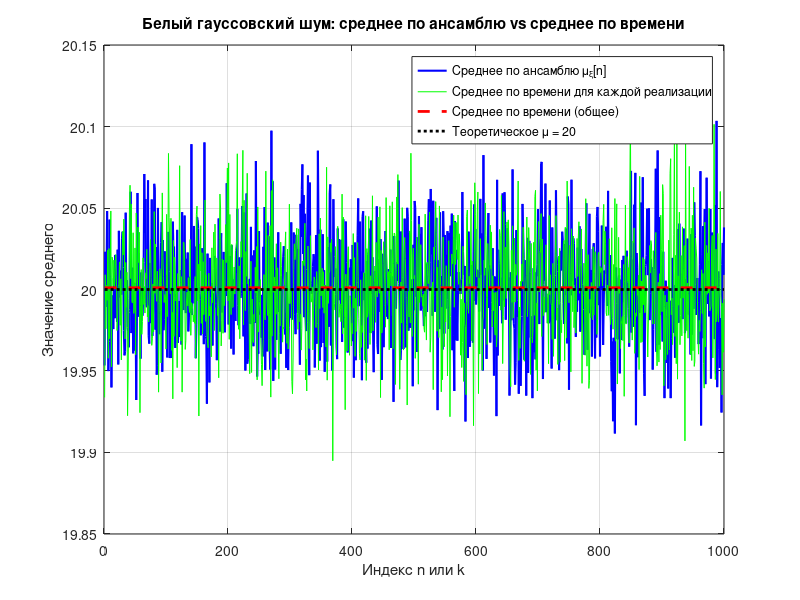
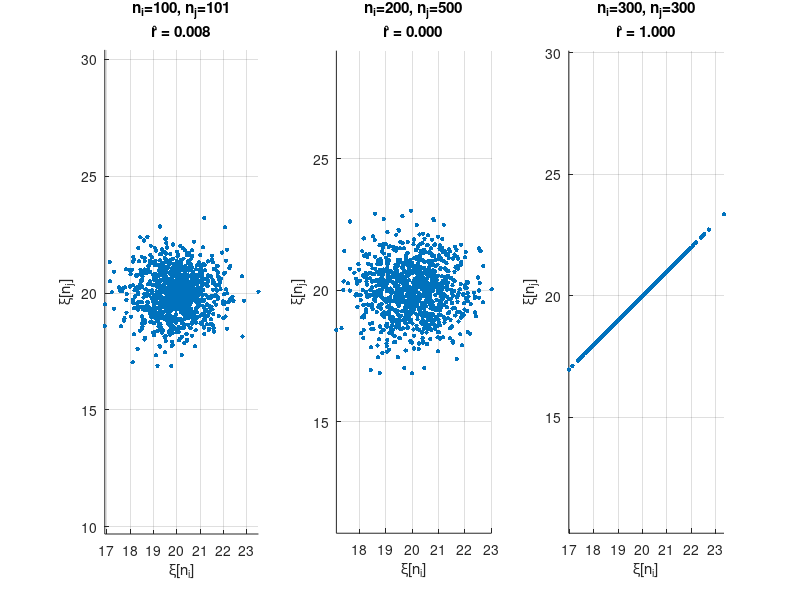

Write the MATLAB code that produced these figures, in order.
clear; clc; close all;

%% 1

% Параметры из таблицы 3.1
N = 1000;   % количество временных отсчетов
K = 1000;   % количество реализаций
mu = 20;    % математическое ожидание
sigma = 1;  % стандартное отклонение

% Генерация матрицы X: N x K, каждый элемент ~ N(mu, sigma)
X = mu + sigma * randn(N, K);

% 1. Среднее по ансамблю для каждого момента времени n
mu_ensemble = mean(X, 2);  % усреднение по второму измерению (по K)

% 2. Среднее по времени для каждой реализации k
mu_time_per_realization = mean(X, 1);  % усреднение по N
mu_time_overall = mean(mu_time_per_realization);  % среднее от средних

% 3. Построение графиков
figure('Name', 'Средние по ансамблю и по времени', 'NumberTitle', 'off');

% Среднее по ансамблю
plot(1:N, mu_ensemble, 'b-', 'LineWidth', 1.5, ...
    'DisplayName', 'Среднее по ансамблю \mu_{\xi}[n]');
hold on;

% Среднее по времени для каждой реализации
plot(1:K, mu_time_per_realization, 'g-', 'LineWidth', 0.5, ...
    'DisplayName', 'Среднее по времени для каждой реализации');

% Общее среднее
plot([1 N], [mu_time_overall mu_time_overall], 'r--', 'LineWidth', 2, ...
    'DisplayName', 'Среднее по времени (общее)');

% Теоретическое значение
plot([1 N], [mu mu], 'k:', 'LineWidth', 2, ...
    'DisplayName', 'Теоретическое \mu = 20');

xlabel('Индекс n или k');
ylabel('Значение среднего');
title('Белый гауссовский шум: среднее по ансамблю vs среднее по времени');
legend('Location', 'best');
grid on;

% 4. Вывод в командное окно
fprintf('Теоретическое среднее: %.2f\n', mu);
fprintf('Эмпирическое среднее по ансамблю (среднее по n): %.4f\n', mean(mu_ensemble));
fprintf('Эмпирическое среднее по времени (среднее по k): %.4f\n', mu_time_overall);

% 5. Вывод: эргодичность по среднему?
disp(' ');
if abs(mean(mu_ensemble) - mu_time_overall) < 0.1
    disp('ВЫВОД: Процесс выглядит эргодическим по среднему — среднее по времени близко к среднему по ансамблю.');
else
    disp('ВЫВОД: Процесс НЕ выглядит эргодическим по среднему — есть заметное расхождение.');
end

%% 2

% Выбираем три пары моментов времени (ni, nj)
pairs = [100, 101;   % соседние
         200, 500;   % далёкие
         300, 300];  % один и тот же момент

figure('Name', 'Диаграммы рассеяния для белого шума', 'NumberTitle', 'off');
for p = 1:size(pairs, 1)
    ni = pairs(p, 1);
    nj = pairs(p, 2);
    
    % Извлекаем значения по всем K реализациям
    xi_ni = X(ni, :);  % вектор длины K
    xi_nj = X(nj, :);  % вектор длины K
    
    % Рассчитываем выборочную корреляцию (коэф. Пирсона)
    r_pearson = corrcoef(xi_ni, xi_nj);
    r_pearson = r_pearson(1, 2);
    
    % Строим scatter plot
    subplot(1, 3, p);
    scatter(xi_ni, xi_nj, 10, 'filled');
    title(sprintf('n_i=%d, n_j=%d\nr̂ = %.3f', ni, nj, r_pearson));
    xlabel('\xi[n_i]');
    ylabel('\xi[n_j]');
    grid on;
    axis equal;
    
    % Выводим значение корреляции в командное окно
    fprintf('Выборочная корреляция (Пирсон) r̂(%d, %d) = %.4f\n', ni, nj, r_pearson);
end

% Теоретическое значение для ni = nj:
if any(pairs(:,1) == pairs(:,2))
    theoretical = sigma^2 + mu^2;
    fprintf('Теоретическая корреляция при ni=nj: σ² + μ² = %.0f\n', theoretical);
end

%% 3

% Параметры из Таблицы 3.2:
mu_omega = 0;    % матожидание приращения
sigma_omega = 1; % дисперсия

% Теоретическое значение: mu_xi[n] = 0 для любого n
mu_xi_n = 0;

% Вывод в командное окно
fprintf('-------------------------------------------------------------------\n');
fprintf('ЗАДАНИЕ 3: Теоретический расчёт mu_\\xi[n] для случайных блужданий\n');
fprintf('Исходные данные (Таблица 3.2): mu_\\omega = %.1f, sigma_\\omega = %.1f\n', mu_omega, sigma_omega);
fprintf('Результат: mu_\\xi[n] = %.1f (для любого n)\n', mu_xi_n);
fprintf('-------------------------------------------------------------------\n');

%% 4

% Формула: E[xi^2[n]] = n * sigma_omega^2 => sigma_xi[n] = sqrt(n)
fprintf('-------------------------------------------------------------------\n');
fprintf('ЗАДАНИЕ 4: Теоретический расчёт СКО случайного блуждания\n');
fprintf('sigma_\\omega^2 = %.1f\n', sigma_omega);
fprintf('M[\\xi^2[n]] = n * sigma_\\omega^2 = n * 1 = n\n');
fprintf('СКО: sigma_\\xi[n] = sqrt(M[\\xi^2[n]]) = sqrt(n)\n');
fprintf('При n -> ∞: sigma_\\xi[n] -> ∞ — процесс нестационарен.\n');
fprintf('-------------------------------------------------------------------\n');

%% 5

fprintf('-------------------------------------------------------------------\n');
fprintf('ЗАДАНИЕ 5: Теоретический расчёт автокорреляции случайного блуждания\n');
fprintf('Исходные данные: omega[n] ~ N(0,1), xi[0] = 0\n\n');

% 1. Автокорреляция r(n, n-1)
fprintf('1. r_\\xi(n, n-1) = E[\\xi[n] * \\xi[n-1]] = n - 1\n\n');

% 2. Обобщение на r(n, n-l)
fprintf('2. r_\\xi(n, n-l) = n - l (для l > 0, n > l)\n\n');

% 3. Стационарность
fprintf('3. Процесс НЕ стационарен в широком смысле — r зависит от n.\n\n');

% 4. Нормированный коэффициент корреляции
fprintf('4. rho_\\xi(n, n-l) = sqrt((n - l) / n) = sqrt(1 - l/n)\n\n');

% 5. Поведение при n → ∞
fprintf('5. При n → ∞ и фиксированном l: rho_\\xi(n, n-l) → 1\n');
fprintf('   (значения становятся почти полностью коррелированными)\n');
fprintf('-------------------------------------------------------------------\n');
